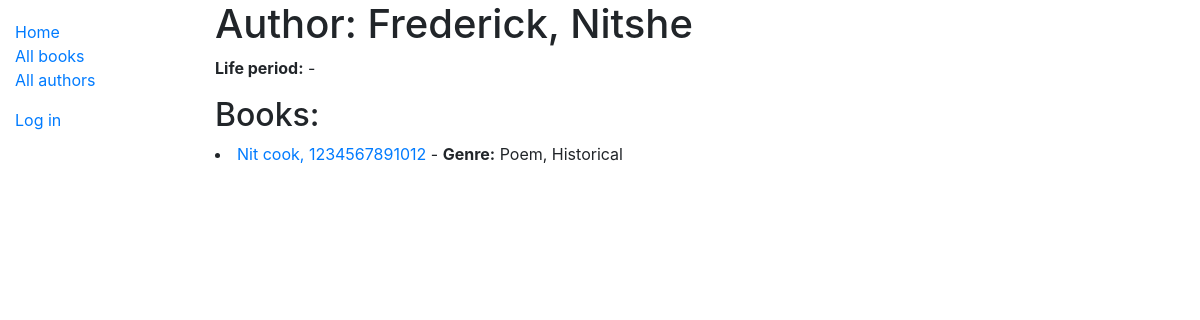
Page /catalog/author/2 on the earlier database version.
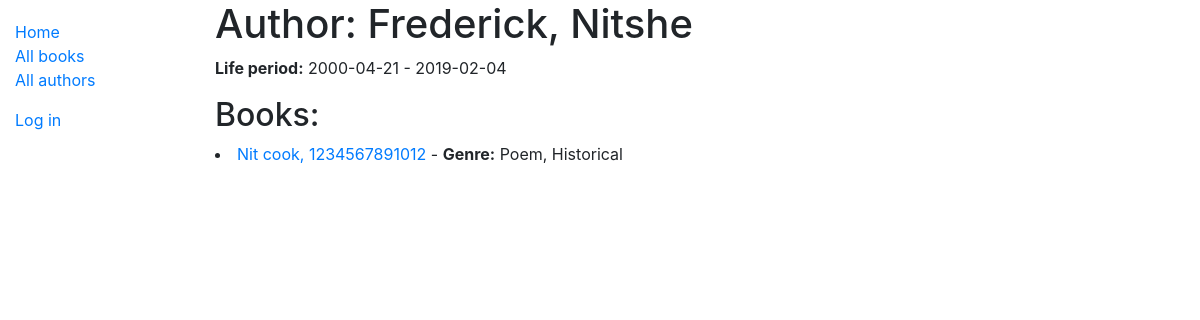
Same page on the later database version.
### catalog/models.py (models this page shows, shortened)
class Author(models.Model):
    first_name = models.CharField(max_length=100)
    last_name = models.CharField(max_length=100)
    date_of_birth = models.DateField(blank=True, null=True)
    date_of_death = models.DateField('Died', blank=True, null=True)
    def get_life_period(self):
        if self.date_of_birth :
            return f'{self.date_of_birth} - {self.date_of_death if self.date_of_death else "now"}'
        else:
            return '-'
    class Meta:
        ordering=['last_name','first_name']
        permissions = (
            ("can_edit_authors", "Create, update, delete"),
        )
    def __str__(self):
        return f'{self.last_name}, {self.first_name}'

### catalog/views.py (the view)
# urls.py: path('author/<int:pk>', views.AuthorDetailView.as_view(), name='author-detail'),
class AuthorDetailView(generic.DetailView):
    model = Author

### catalog/models.py (called while the page is built)
    def __str__(self):
        return self.name

    def __str__(self):
        return '{}, {}'.format(self.title, self.isbn)

    def get_absolute_url(self):
        return reverse('book-detail', args=[str(self.id)])

### catalog/templates/catalog/author_detail.html (shortened to what this page needs)
{% extends "base_generic.html" %}
{% block content %}
  <h1>Author: {{ author }}</h1>
  <p><strong>Life period:</strong> {{author.get_life_period}} </p>
  {% if author.book_set.all %}
    <h2>Books:</h2>
    {% for book in author.book_set.all %}
      <li><a href="{{ book.get_absolute_url }}">{{ book }}</a> - <strong>Genre:</strong> {% for genre in book.genre.all %} {{ genre }}{% if not forloop.last %}, {% endif %}{% endfor %}
    </li>
    {% endfor %}
  {% endif %}
{% endblock %}

Differences in the rows shown:
changed Author "Frederick, Nitshe": get_life_period "-" → "2000-04-21 - 2019-02-04"
